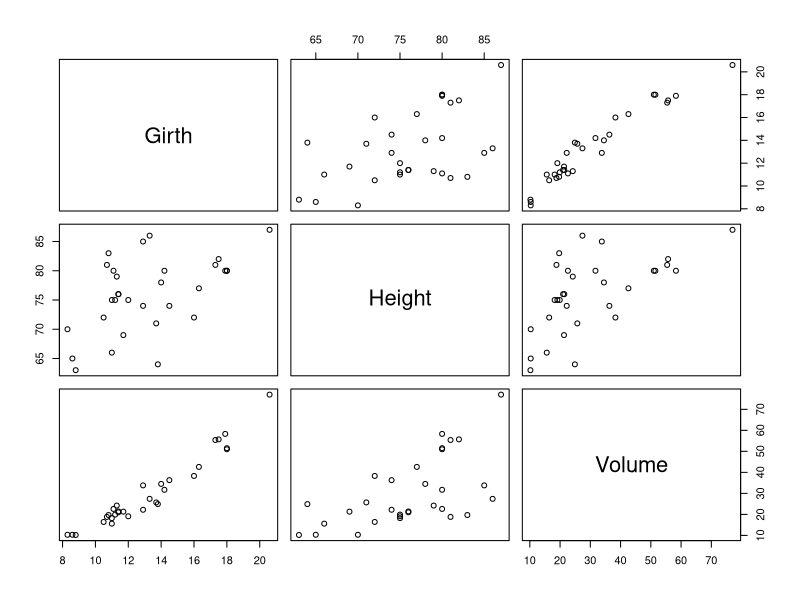
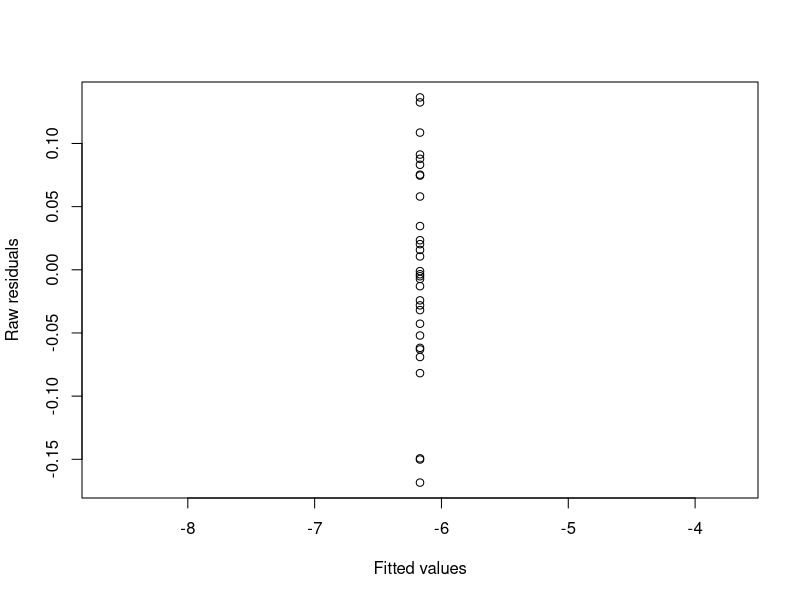
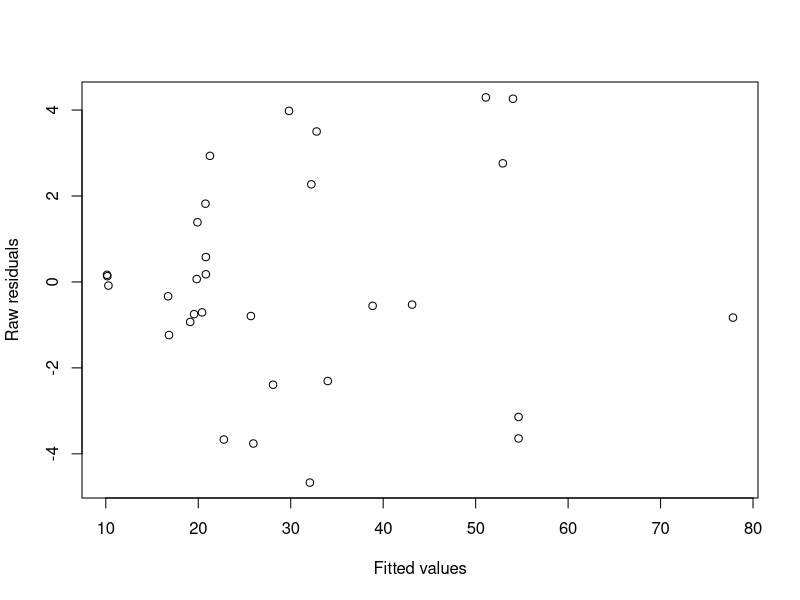
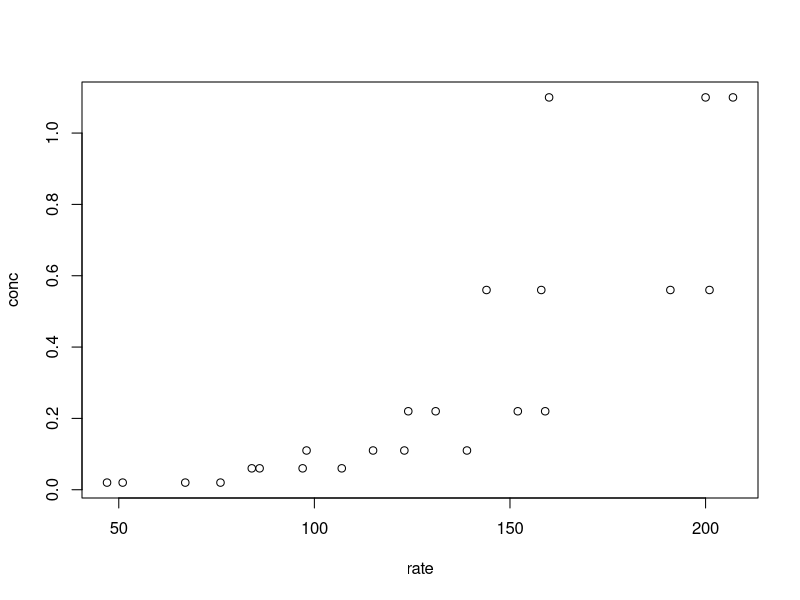
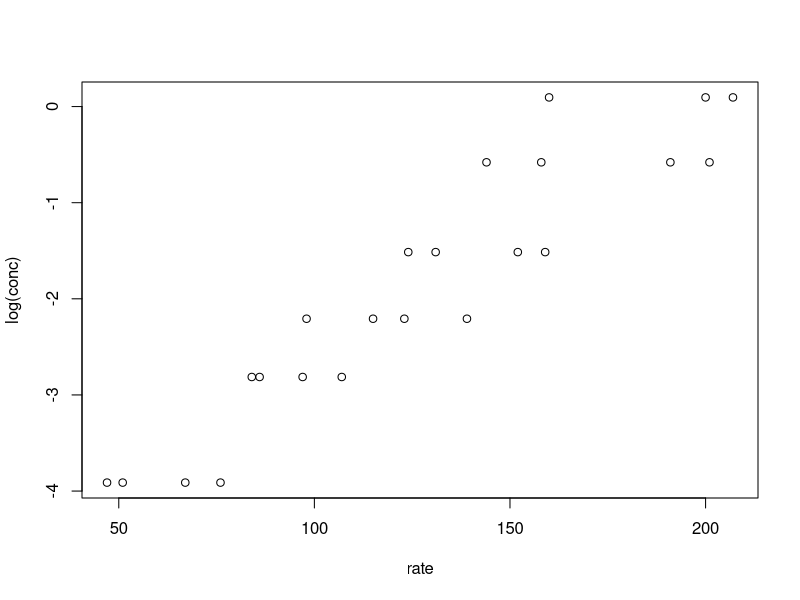
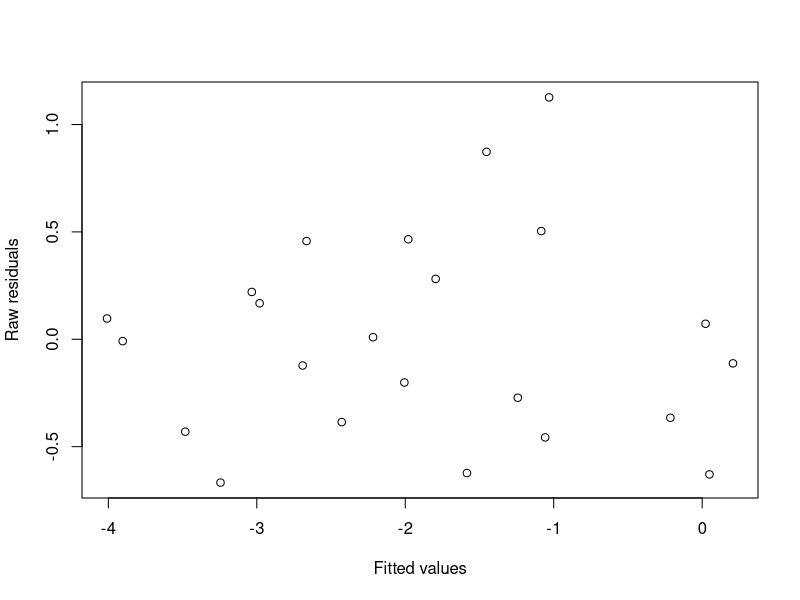
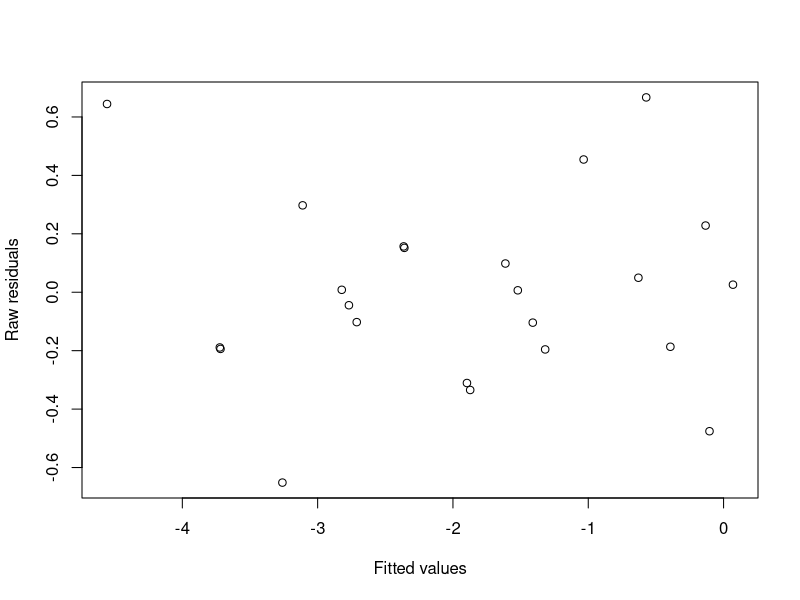
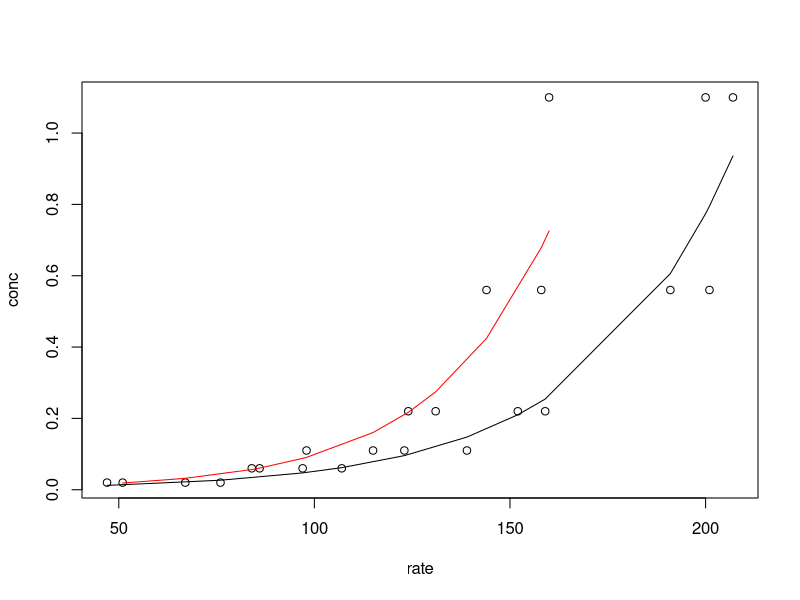

Here is the R script that generated these plots, in order:
## ---- chunk 1
# change working directory: should be the directory containg the Markdown files:
#setwd("/Volumes/Files/courses/cruk/LinearModelAndExtensions/git_linear-models-r/")

## ---- chunk 2
plot(trees)
## ---- chunk 3
m1 = lm(Volume~Girth,data=trees)
summary(m1)
## ---- chunk 4
m2 = lm(Volume~Girth+Height,data=trees)
summary(m2)
## ---- chunk 5
m3 = lm(Volume~Girth*Height,data=trees)
summary(m3)
## ---- chunk 6
m4 = lm(log(Volume)~log(Girth)+log(Height),data=trees)
summary(m4)
## ---- chunk 7
confint(m4)
## ---- chunk 8
m5 = lm(log(Volume)~log(Girth)*log(Height),data=trees)
summary(m5)
## ---- chunk 9
m6 = lm(log(Volume)-log((Girth^2)*Height)~1,data=trees)
summary(m6)
## ---- chunk 10
m7 = lm(Volume~0+I(Girth^2):Height,data=trees)
summary(m7)
## ---- chunk 11
fitted = fitted(m6)
resid = resid(m6)
plot(fitted, resid, xlab="Fitted values", ylab="Raw residuals")
fitted = fitted(m7)
resid = resid(m7)
plot(fitted, resid, xlab="Fitted values", ylab="Raw residuals")
shapiro.test(residuals(m6))
shapiro.test(residuals(m7))
## ---- chunk 12
summary(m1)
AIC(m1)
summary(m2)
AIC(m2)
summary(m3)
AIC(m3)
summary(m4)
AIC(m4)
summary(m5)
AIC(m5)
summary(m6)
AIC(m6)
summary(m7)
AIC(m7)
## ---- chunk 13
plot(conc~rate,data=Puromycin)
# There is a non-linear positive relationship between conc and rate
## ---- chunk 14
plot(log(conc)~rate,data=Puromycin)
m10 = lm(log(conc)~rate,data=Puromycin)
fitted = fitted(m10)
resid = resid(m10)
plot(fitted, resid, xlab="Fitted values", ylab="Raw residuals")
summary(m10)
# Both terms are significant
## ---- chunk 15
m11 = lm(log(conc)~rate+state,data=Puromycin)
fitted = fitted(m11)
resid = resid(m11)
plot(fitted, resid, xlab="Fitted values", ylab="Raw residuals")
summary(m11)
# `state` is a boolean factor or indicator variable
# The inclusion of `state` is appropriate, as the term is significant and the diagnostic plots look reasonable 
## ---- chunk 16
m12 = lm(log(conc)~rate*state,data=Puromycin)
summary(m12)
# The `state` term is not significant when the interaction between `rate` and `state` is included in the model. So it may be better to remove the `state` term from the model.
## ---- chunk 17
m13 = lm(log(conc)~rate+rate:state,data=Puromycin)
summary(m13)

# Solution one:
plot(conc~rate,data=Puromycin)
idx = order(Puromycin$rate)
treated = Puromycin$state[idx] == "treated"
untreated = Puromycin$state[idx] == "untreated"
lines(exp(fitted(m13))[idx][treated]~Puromycin$rate[idx][treated])
lines(exp(fitted(m13))[idx][untreated]~Puromycin$rate[idx][untreated],col="red")

# Solution two (better - more general):
plot(conc~rate,data=Puromycin)
xvals = range(Puromycin$rate)[1]:range(Puromycin$rate)[2]
lines(exp(coef(m13)[1] + coef(m13)[2]*xvals) ~ xvals)
lines(exp(coef(m13)[1] + coef(m13)[2]*xvals + coef(m13)[3]*xvals) ~ xvals, col="red")
